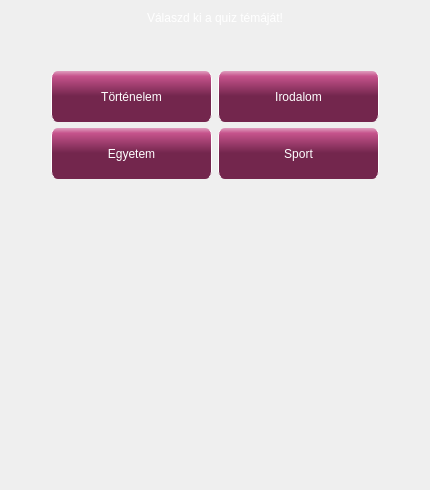
            <widget class="QWidget" name="QuizTema">
             <property name="styleSheet">
              <string notr="true">QPushButton {
color: white;
font: bold 13pt &quot;MS Shell Dlg 2&quot;;
background-color: QLinearGradient( x1: 0, y1: 0, x2: 0, y2: 1, stop: 0 #df9fbf, stop: 0.1 #c6538c,  stop: 0.49 #73264d );
selection-background-color: blue;
border-left: 1px solid white;
border-right: 1px solid white;
border-radius: 7px;

margin-left: 0px;
/*ccc*/
}
QPushButton:hover {
background-color: QLinearGradient( x1: 0, y1: 0, x2: 0, y2: 1, stop: 0 #f2d9e6, stop: 0.1 #cc6699,  stop: 0.49 #d98cb3 );
}</string>
             </property>
             <layout class="QGridLayout" name="gridLayout_9">
              <item row="0" column="0">
               <widget class="QLabel" name="label_20">
                <property name="styleSheet">
                 <string notr="true">font: bold 16pt &quot;MS Shell Dlg 2&quot;;
color: rgb(255, 255, 255);</string>
                </property>
                <property name="text">
                 <string>Válaszd ki a quiz témáját!</string>
                </property>
                <property name="alignment">
                 <set>Qt::AlignCenter</set>
                </property>
               </widget>
              </item>
              <item row="2" column="0">
               <layout class="QGridLayout" name="gridLayout_8">
                <item row="0" column="1">
                 <widget class="QPushButton" name="tortenelemTema">
                  <property name="minimumSize">
                   <size>
                    <width>161</width>
                    <height>51</height>
                   </size>
                  </property>
                  <property name="text">
                   <string>Történelem</string>
                  </property>
                 </widget>
                </item>
                <item row="0" column="0">
                 <spacer name="horizontalSpacer_5">
                  <property name="orientation">
                   <enum>Qt::Horizontal</enum>
                  </property>
                  <property name="sizeType">
                   <enum>QSizePolicy::Fixed</enum>
                  </property>
                  <property name="sizeHint" stdset="0">
                   <size>
                    <width>40</width>
                    <height>10</height>
                   </size>
                  </property>
                 </spacer>
                </item>
                <item row="1" column="1">
                 <widget class="QPushButton" name="egyetemTema">
                  <property name="minimumSize">
                   <size>
                    <width>161</width>
                    <height>51</height>
                   </size>
                  </property>
                  <property name="text">
                   <string>Egyetem</string>
                  </property>
                 </widget>
                </item>
                <item row="1" column="2">
                 <widget class="QPushButton" name="sportTema">
                  <property name="minimumSize">
                   <size>
                    <width>161</width>
                    <height>51</height>
                   </size>
                  </property>
                  <property name="text">
                   <string>Sport</string>
                  </property>
                 </widget>
                </item>
                <item row="0" column="2">
                 <widget class="QPushButton" name="irodalomTema">
                  <property name="minimumSize">
                   <size>
                    <width>161</width>
                    <height>51</height>
                   </size>
                  </property>
                  <property name="text">
                   <string>Irodalom</string>
                  </property>
                 </widget>
                </item>
                <item row="0" column="3">
                 <spacer name="horizontalSpacer_6">
                  <property name="orientation">
                   <enum>Qt::Horizontal</enum>
                  </property>
                  <property name="sizeType">
                   <enum>QSizePolicy::Fixed</enum>
                  </property>
                  <property name="sizeHint" stdset="0">
                   <size>
                    <width>40</width>
                    <height>20</height>
                   </size>
                  </property>
                 </spacer>
                </item>
               </layout>
              </item>
              <item row="3" column="0">
               <spacer name="verticalSpacer_10">
                <property name="orientation">
                 <enum>Qt::Vertical</enum>
                </property>
                <property name="sizeType">
                 <enum>QSizePolicy::Fixed</enum>
                </property>
                <property name="sizeHint" stdset="0">
                 <size>
                  <width>20</width>
                  <height>300</height>
                 </size>
                </property>
               </spacer>
              </item>
              <item row="1" column="0">
               <spacer name="verticalSpacer_11">
                <property name="orientation">
                 <enum>Qt::Vertical</enum>
                </property>
                <property name="sizeType">
                 <enum>QSizePolicy::Fixed</enum>
                </property>
                <property name="sizeHint" stdset="0">
                 <size>
                  <width>20</width>
                  <height>40</height>
                 </size>
                </property>
               </spacer>
              </item>
             </layout>
            </widget>
